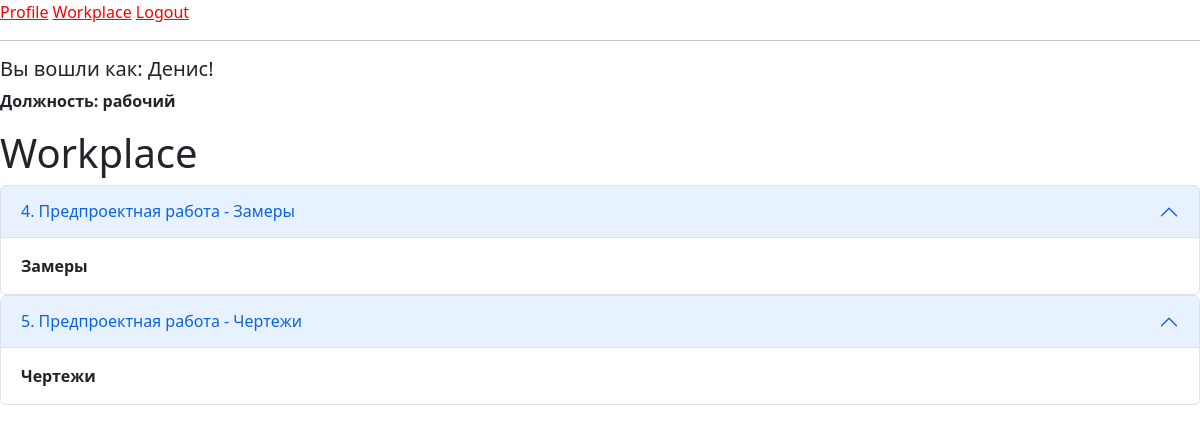
The app's page /workplace (signed in) with its own data.
### app/models.py (models this page shows, shortened)
class User(UserMixin, db.Model):
    id = db.Column(db.Integer, primary_key=True)
    first_name = db.Column(db.String(150), index=True)
    last_name = db.Column(db.String(150), index=True)
    phone = db.Column(db.String(120), index=True, unique=True)
    username = db.Column(db.String(64), index=True, unique=True)
    password_hash = db.Column(db.String(128))
    specialization_id = db.Column(db.Integer, db.ForeignKey('specialization.id'), nullable=False)
    posts = db.relationship('Post', backref='author', lazy='dynamic')
    followed = db.relationship(
        'User', secondary=followers,
        primaryjoin=(followers.c.follower_id == id),
        secondaryjoin=(followers.c.followed_id == id),
        backref=db.backref('followers', lazy='dynamic'), lazy='dynamic')

class Specialization(db.Model):
    id = db.Column(db.Integer, primary_key=True)
    job_departmet = db.Column(db.String(200), index=True)
    job_title = db.Column(db.String(150), index=True, unique=True)
    users = db.relationship('User', backref='employee',
                            lazy=True)  # this is not a table field, the code sets the relation of the specialization

class PreProduct(db.Model):
    id = db.Column(db.Integer, primary_key=True)
    number_order_client = db.Column(db.Integer, db.ForeignKey('order_client.id'), nullable=False)
    work_type = db.Column(db.Integer, db.ForeignKey('works.id'), nullable=False)
    set_worker = db.Column(db.Integer, db.ForeignKey('user.id'))
    work = db.relationship('Works', backref='work', lazy='subquery')
    worker = db.relationship('User', backref='worker', lazy='subquery')

class Works(db.Model):
    id = db.Column(db.Integer, primary_key=True)
    work_title = db.Column(db.String(150))
    work_type = db.Column(db.String(150))

### app/routes.py (the view)
@app.route('/workplace', methods=['GET', 'POST'])
@login_required
def workplace():
    order_manufacture = PreProduct.query.filter_by(set_worker=current_user.id).all()
    return render_template("workplace.html", title='Workplace', order_manufacture=order_manufacture)

### app/models.py (called while the page is built)
@login.user_loader
def load_user(id):
    return User.query.get(int(id))

### app/templates/workplace.html
{% if current_user.specialization_id is ne(2)%}
{% extends "base_bootstrap.html" %}
{% else %}
{% extends "base.html" %}
{% endif %}
{% block content %}
<h1>Workplace</h1>
{% for order in order_manufacture %}
<div class="accordion" id="accordionPanelsStayOpenExample">
  <div class="accordion-item">
    <h2 class="accordion-header" id="panelsStayOpen-headingOne">
      <button class="accordion-button" type="button" data-bs-toggle="collapse" data-bs-target="#panelsStayOpen-collapseOne" aria-expanded="true" aria-controls="panelsStayOpen-collapseOne">
        {{order.id}}. {{order.work.work_title}} - {{order.work.work_type}}
      </button>
    </h2>
    <div id="panelsStayOpen-collapseOne" class="accordion-collapse collapse show" aria-labelledby="panelsStayOpen-headingOne">
      <div class="accordion-body">
        <strong>{{order.work.work_type}}</strong>
      </div>
    </div>
  </div>
</div>
{% endfor%}
{% endblock %}

### app/templates/base.html (shortened to what this page needs)
<!doctype html>
<html>
<link href="https://cdn.jsdelivr.net/npm/bootstrap@5.2.3/dist/css/bootstrap.min.css" rel="stylesheet">
    <head>
    </head>
    <body>
        <div>
            {% if current_user.is_anonymous %}
            <a href="{{ url_for('login') }}">Login</a>
            {% else %}
            <a href="{{ url_for('user', username=current_user.username) }}" style="color: red">Profile</a>
            <a href="{{ url_for('workplace') }}" style="color: red">Workplace</a>
            <a href="{{ url_for('logout') }}" style="color: red">Logout</a>
            {% endif %}
        </div>
        <hr>
        <div>
            {% if current_user.is_authenticated %}
            <h5> Вы вошли как: {{ current_user.first_name }}!</h5>
            <p><strong>Должность: {{current_user.employee.job_title}}</strong></p>
            {% endif %}
        </div>
        {% block content %}{% endblock %}
    </body>
</html>

### records on screen
User: first_name "Денис"
Specialization: employee.job_title "рабочий"
PreProduct: id "4", work.work_title "Предпроектная работа", work.work_type "Замеры"
PreProduct: id "5", work.work_title "Предпроектная работа", work.work_type "Чертежи"
